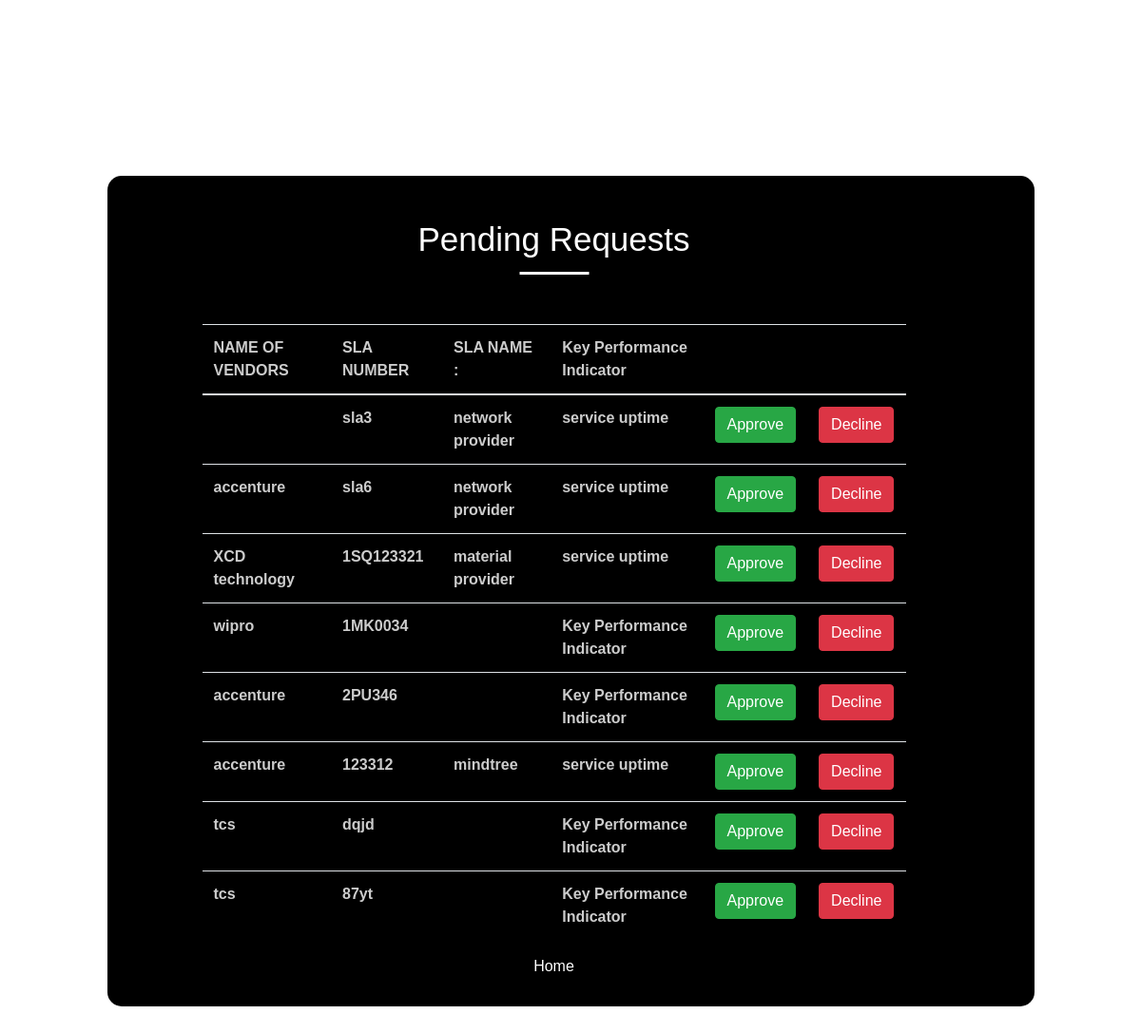
Page /vendor/sla_requests_list on the committed database.
### customer/models.py (models this page shows)
class SLA(models.Model):
    name_of_vendor = models.CharField(max_length=255)
    sla_number = models.CharField(max_length=255, unique=True)
    sla_name = models.CharField(max_length=255)
    sla = models.CharField(max_length=255)
    status = models.IntegerField()

### vendor/views.py (the view)
# urls.py: path('sla_requests_list', views.SlaApproveList.as_view(), name='sla_approve_list'),
class SlaApproveList(ListView):
    model = SLA
    template_name = 'vendor/sla_pending_requests.html'
    def get_queryset(self):
        query = super().get_queryset()
        slas = query.filter(status=0)
        return slas

### vendor/templates/vendor/sla_pending_requests.html (shortened to what this page needs)
<!DOCTYPE html>
<html>
{%load static%}
<head>
	<link rel="stylesheet" href="https://maxcdn.bootstrapcdn.com/bootstrap/4.3.1/css/bootstrap.min.css">
	<link rel="stylesheet" type="text/css" href="{% static 'css/nunito-font.css' %}">
	<link rel="stylesheet" href="{% static 'css/style.css' %}"/>
</head>
<body class="form-v9">
	<div class="page-content">
		<div class="form-v9-content" style="background-image: url('{% static 'add-SLA/colorlib-regform-35/images/7p.png' %}')">
			<form class="form-detail" action="#" method="post">
				<h2>Pending Requests</h2>
				<div class="container-fluids">
						<table class="table">
								<thead>
								 <tr>
									<th>NAME OF VENDORS</th>
									<th>SLA NUMBER </th>
									<th>SLA NAME :</th>
									 <th>Key Performance Indicator</th>
									  <th></th>
									  <th></th>
								  </tr>
                                 {% for sla in object_list %}
								  <tr>
								  	<td>{{ sla.name_of_vendor }}</td>
									<td>{{ sla.sla_number }}</td>
									<td>{{ sla.sla_name }}</td>
									<td>{{ sla.sla }}</td>
									  <td>
                                        <button type="button" onclick="window.location.href = '{%url 'sla_approve' sla.id%}';" class="btn btn-block btn-success">Approve</button>
									</td>
									<td>
                                         <button type="button" onclick="window.location.href = '{%url 'sla_reject' sla.id%}';" class="btn btn-danger">Decline</button>
										</td>
								  </tr>
                             {% endfor %}
							  </table>
                <div class="text-center">
          <a style="color: #ffffff;font-size: medium" class="d-block small mt-3" href="{%url 'vendor_home' %}">Home</a>
        </div>
							</div>
			</form>
		</div>
	</div>
					<p></p><br>
					<p></p><br>
</body><!by manish ,ults-->
</html>

### static/css/style.css (style rules this page uses)
body { margin: 0; }
.page-content { width: 100%; margin: 0 auto; background: #fffff; display: flex; display: -webkit-flex; justify-content: center; -o-justify-content: center; -ms-justify-content: center; -moz-justify-content: center; -webkit-justify-content: center; align-items: center; -o-align-items: center; -ms-align-items: center; -moz-align-items: center; -webkit-align-items: center; }
.form-v9-content { width: 975px; border-radius: 15px; -o-border-radius: 15px; -ms-border-radius: 15px; -moz-border-radius: 15px; -webkit-border-radius: 15px; margin: 185px 0; font-family: 'Nunito', sans-serif; color: #fff; font-weight: 700; font-size: 16px; position: relative; }
.form-v9-content .form-detail { padding: 30px 135px 30px 100px; position: relative; }
.form-v9-content .form-detail h2 { font-size: 35px; text-align: center; position: relative; padding: 16px 0 13px; margin-bottom: 55px; }
.form-v9-content .form-detail h2::after { background: #fff; width: 73px; height: 3px; content: ""; position: absolute; top: 100%; left: 50%; transform: translateX(-50%); -o-transform: translateX(-50%); -ms-transform: translateX(-50%); -moz-transform: translateX(-50%); -webkit-transform: translateX(-50%); }
.table { color: #ccc; }

### rows in the picture
SLA: sla_number "sla3", sla_name "network provider", sla "service uptime"
SLA: name_of_vendor "accenture", sla_number "sla6", sla_name "network provider", sla "service uptime"
SLA: name_of_vendor "XCD technology", sla_number "1SQ123321", sla_name "material provider", sla "service uptime"
SLA: name_of_vendor "wipro", sla_number "1MK0034", sla "Key Performance Indicator"
SLA: name_of_vendor "accenture", sla_number "2PU346", sla "Key Performance Indicator"
SLA: name_of_vendor "accenture", sla_number "123312", sla_name "mindtree", sla "service uptime"
SLA: name_of_vendor "tcs", sla_number "dqjd", sla "Key Performance Indicator"
SLA: name_of_vendor "tcs", sla_number "87yt", sla "Key Performance Indicator"
